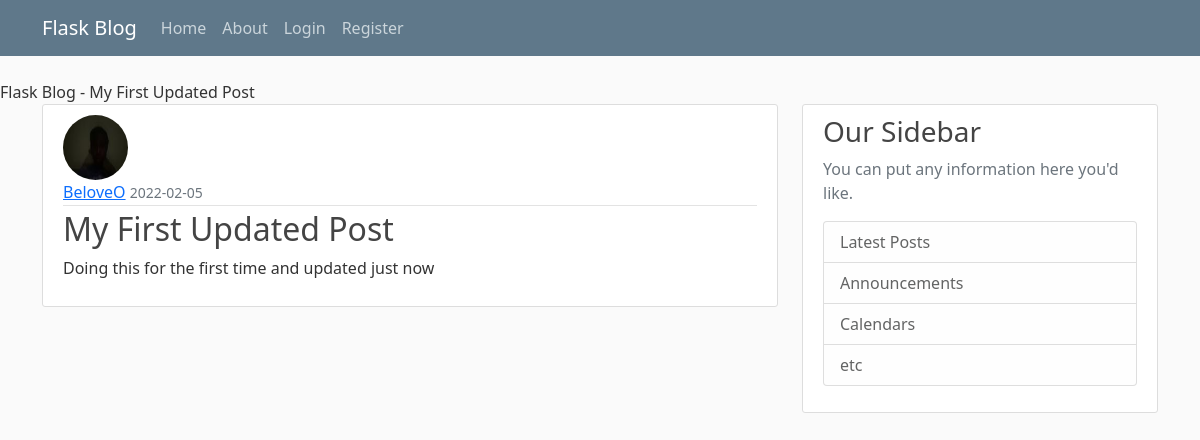
/post/1, run on the app's committed database.
### flaskblog/models.py (models this page shows, shortened)
class Post(db.Model):
	id = db.Column(db.Integer, primary_key=True)
	title = db.Column(db.String(100), nullable=False)
	date_posted = db.Column(db.DateTime, nullable=False, default=datetime.utcnow)
	content = db.Column(db.Text, nullable=False)
	user_id = db.Column(db.Integer, db.ForeignKey('user.id'), nullable=False)

class User(db.Model, UserMixin):
	id = db.Column(db.Integer, primary_key=True)
	username = db.Column(db.String(20), unique=True, nullable=False)
	email = db.Column(db.String(120), unique=True, nullable=False)
	image_file = db.Column(db.String(20), nullable=False, default='default.jpg')
	password = db.Column(db.String(60), nullable=False)
	posts = db.relationship('Post', backref='author', lazy=True)

### flaskblog/routes.py (the view)
@app.route("/post/<int:post_id>")
def post(post_id):
	post = Post.query.get_or_404(post_id)
	return render_template('post.html', title=post.title, post=post)

### flaskblog/templates/post.html (shortened to what this page needs)
{% extends "layout.html" %}
{% block content %}
    <article class="media content-section">
	   	<img class="rounded-circle article-img" src="{{ url_for('static', filename='profile_pics/' + post.author.image_file) }}">
         <div class="media-body">
           <div class="article-metadata">
             <a class="mr-2" href="{{ url_for('user_posts', username=post.author.username) }}">{{ post.author.username }}</a>
             <small class="text-muted">{{ post.date_posted.strftime('%Y-%m-%d') }}</small>
           </div>
           <h2 class="article-title">{{ post.title }}</h2>
           <p class="article-content">{{ post.content }}</p>
         </div>
   </article>
{% endblock content %}

### flaskblog/templates/layout.html (shortened to what this page needs)
<!DOCTYPE html PUBLIC "-//W3C//DTD HTML 4.01//EN" "http://www.w3.org/TR/html4/strict.dtd">
<html>
<head>
  <link href="https://cdn.jsdelivr.net/npm/bootstrap@5.1.3/dist/css/bootstrap.min.css" rel="stylesheet">
  <link href="{{ url_for('static', filename='main.css') }}" link rel="stylesheet" type="text/css"
  {% if title %}
  <title>Flask Blog - {{ title }}</title>
  {% else %}
   <title>Flask Blog</title>
  {% endif %}
</head>
<body>
  <header class="site-header">
     <nav class="navbar navbar-expand-md navbar-dark bg-steel fixed-top">
       <div class="container">
         <a class="navbar-brand mr-4" href="/">Flask Blog</a>
         <div class="collapse navbar-collapse" id="navbarToggle">
           <div class="navbar-nav mr-auto">
             <a class="nav-item nav-link" href="{{ url_for('home')}}">Home</a>
             <a class="nav-item nav-link" href="{{ url_for('about')}}">About</a>
          </div>
          <div class="navbar-nav">
          	{% if current_user.is_authenticated %}
          		<a class="nav-item nav-link" href="{{ url_for('new_post')}}">New Post</a>
          		<a class="nav-item nav-link" href="{{ url_for('account')}}">Account</a>
          		<a class="nav-item nav-link" href="{{ url_for('logout')}}">Logout</a>
          	{% else %}
            <a class="nav-item nav-link" href="{{ url_for('login')}}">Login</a>
            <a class="nav-item nav-link" href="{{ url_for('register')}}">Register</a>
            {% endif %}
          </div>
        </div>
      </div>
    </nav>
  </header>
  <main role="main" class="container">
    <div class="row">
      <div class="col-md-8">
        {% block content %}{% endblock %}
      </div>
      <div class="col-md-4">
        <div class="content-section">
          <h3>Our Sidebar</h3>
          <p class='text-muted'>You can put any information here you'd like.
            <ul class="list-group">
              <li class="list-group-item list-group-item-light">Latest Posts</li>
              <li class="list-group-item list-group-item-light">Announcements</li>
              <li class="list-group-item list-group-item-light">Calendars</li>
              <li class="list-group-item list-group-item-light">etc</li>
            </ul>
          </p>
        </div>
      </div>
    </div>
  </main>
</body>
</html>

### flaskblog/static/main.css (style rules this page uses)
body { background: #fafafa; color: #333333; margin-top: 5rem; }
h1, h2, h3, h4, h5, h6 { color: #444444; }
.bg-steel { background-color: #5f788a; }
.site-header .navbar-nav .nav-link { color: #cbd5db; }
.content-section { background: #ffffff; padding: 10px 20px; border: 1px solid #dddddd; border-radius: 3px; margin-bottom: 20px; }
.article-title { color: #444444; }
.article-content { white-space: pre-line; }
.article-img { height: 65px; width: 65px; margin-right: 16px; }
.article-metadata { padding-bottom: 1px; margin-bottom: 4px; border-bottom: 1px solid #e3e3e3 }

### data on the page
Post: title "My First Updated Post", date_posted "2022-02-05", content "Doing this for the first time and updated just now"
User: image_file (picture), author.username "BeloveO"
